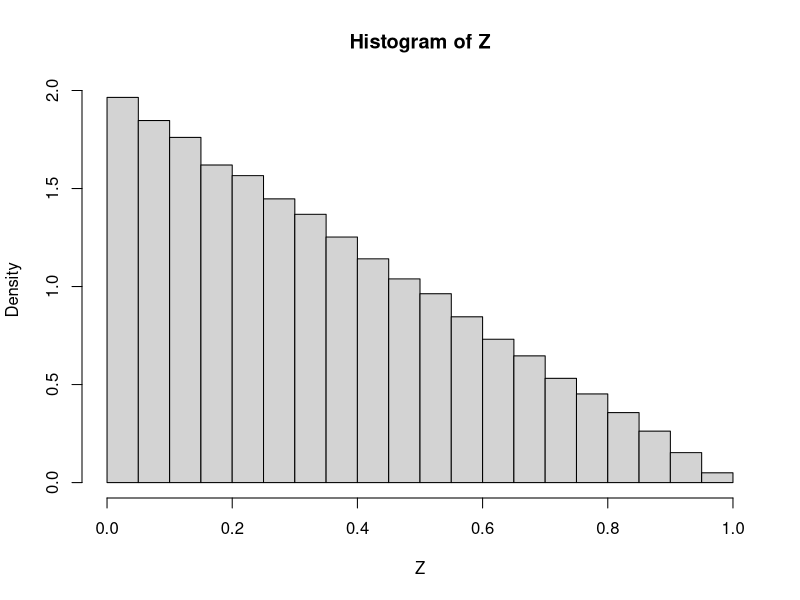
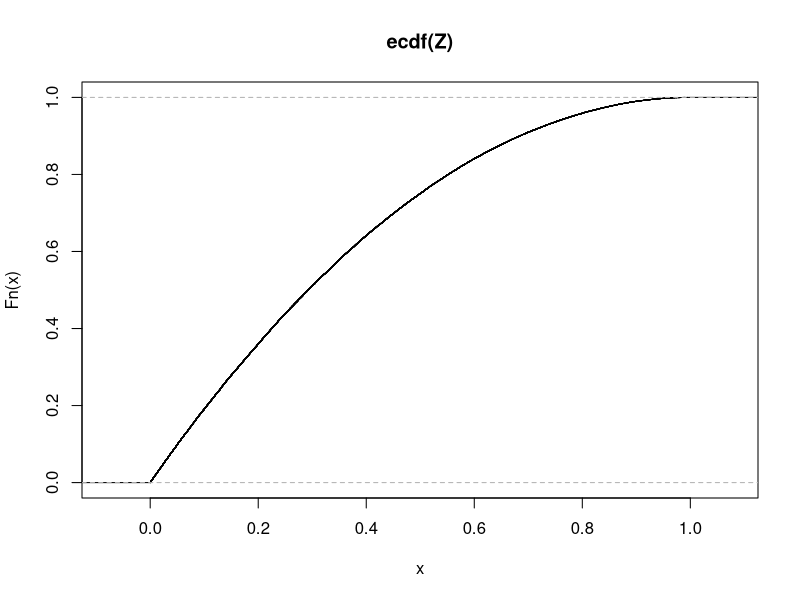
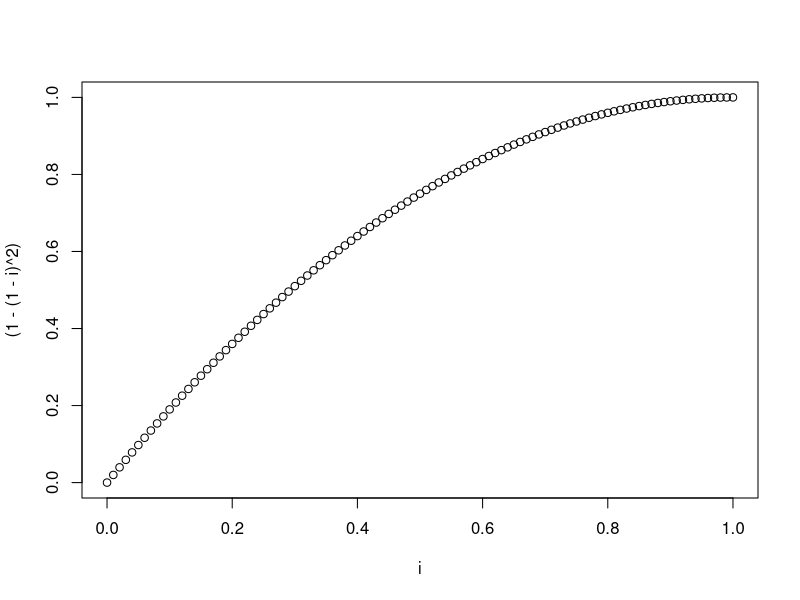
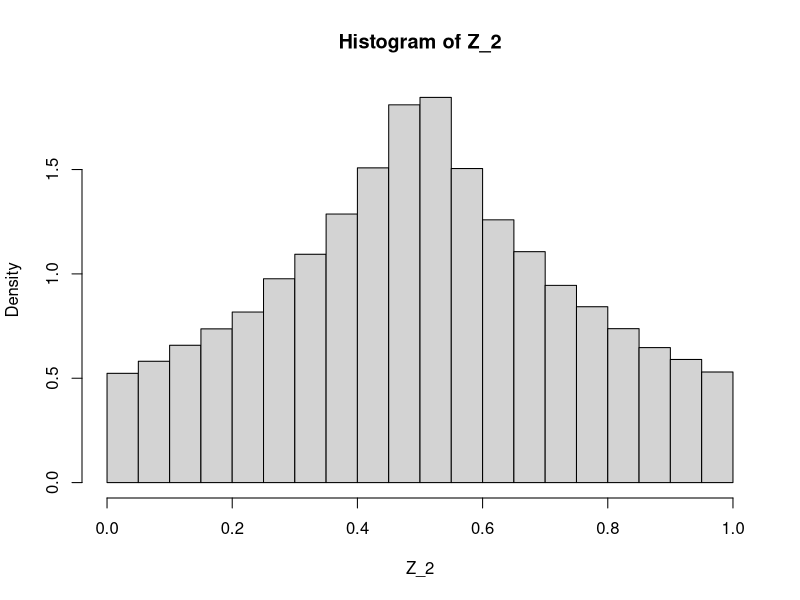
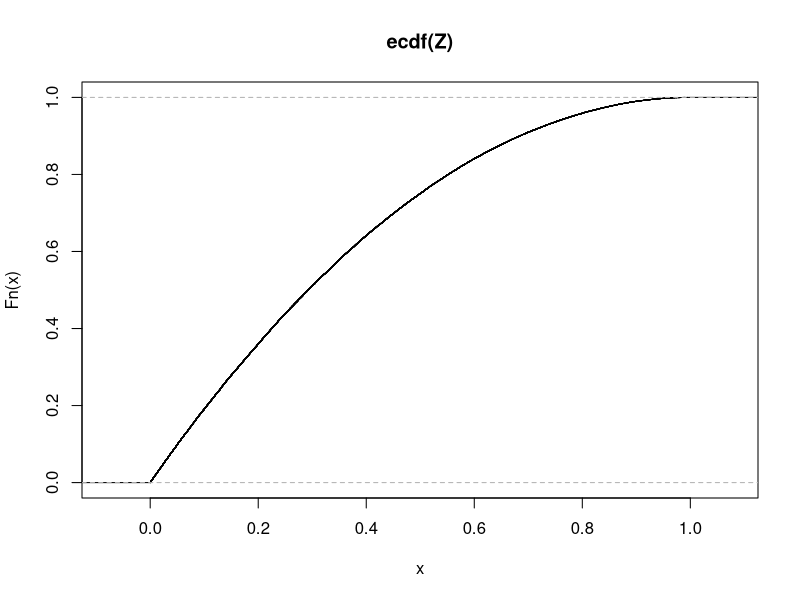

Recreate these plots in R, in order.
# Chapter3.6
# Problem 43 ----
# Let X and Y be independent and unif [0,1]. Find the cdf and pdf of the 
# random variables

# a) |X-Y| ----
nr_runs <- 100000
X <- runif(nr_runs)
Y <- runif(nr_runs)
Z <- abs(X - Y)

hist(Z, freq = FALSE) # pdf
plot(ecdf(Z)) # cdf

# Try to check the solution 1-(1-x)**2

i = seq(0,1,0.01)
plot(i,(1-(1-i)**2))

# b) X/(X+Y) ----
Z_2 <- X/(X+Y)

hist(Z_2, freq = FALSE) #pdf
plot(ecdf(Z)) #cdf


# Problem 45 ----
# In Problem 34 (Adam uniformly distributed
# between 12:30 and 13:00, Billy uniformly 
# distributed between 12:30 and 13:15), 
# compute the expected time that ...
set.seed(12)
nr_runs <- 100000
adam <- runif(nr_runs, 0, 30)
billy <- runif(nr_runs, 0, 45)

# a) Billy bob must wait for Adam ----
wait_time <- adam-billy
billy_waiting <- wait_time[wait_time > 0]
print("Billy average waiting time")
mean(billy_waiting)
# Billy will wait approx 10 minutes


# b) The first person to arrive must wait for the second ----
abs_wait_time <- abs(adam-billy)
print("Average waiting time")
mean(abs_wait_time)

